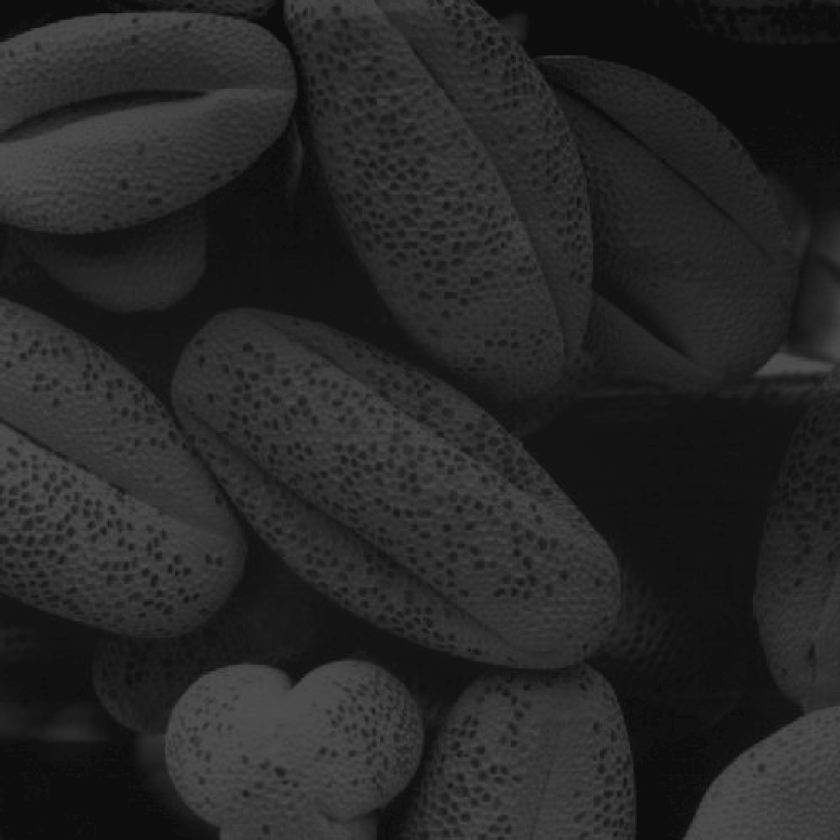
#> input picture S3/TAI/tp2/Fig0208(a).tif, 840 x 840 px, shrunk from 1021 x 1021 before the run
$ jupyter execute 'TP_2_-_Histogrammes (1).ipynb'   (shell and % lines are left out)
#> lines starting #> are read from the running program, lines starting #| are printed output that depends on the picture
# TP à rendre 2 Egalisation d'histogrammes
Dans ce TP, nous aimerions améliorer le contraste d'images par deux méthodes. Une méthode d'expansion de la dynamique, et une méthode d'égalisaton d'histogramme. La première image à traiter est dans un fichier npy à loader. Le reste des images sont dans le même dossier.

[cell 1]
import numpy as np
import cv2
import matplotlib.pyplot as plt

# Lire et afficher l'image à utiliser

[cell 2]
# 64 size image
image = np.genfromtxt('image.csv', delimiter=';')
imageBase = image

[cell 3]
# grain image
image = cv2.imread("Fig0208(a).tif", cv2.IMREAD_GRAYSCALE)
#> image is the input picture: shape (840, 840); min 9, max 84, mean 38.8
imageBase = cv2.imread("Fig0208(a).tif", cv2.IMREAD_COLOR)

[cell 4]
# Einstein image
image = cv2.imread("Fig0228(a).tif", cv2.IMREAD_GRAYSCALE)
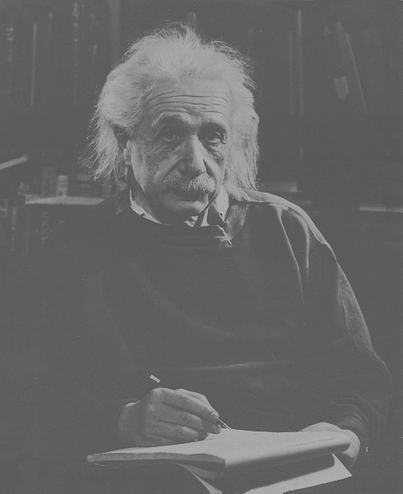
#> input picture S3/TAI/tp2/Fig0228(a).tif, 403 x 494 px, shrunk from 490 x 600 before the run
#> image is the input picture: shape (494, 403); min 71, max 187, mean 102.4
imageBase = cv2.imread("Fig0228(a).tif", cv2.IMREAD_COLOR)

[cell 5]
plt.imshow(imageBase)

# Calculer les métriques sur l'image
1.	Calculer la moyenne de luminance de l’image.
2.	Donner la dynamique de l’image (intervalle [Lmin, Lmax]).
3.	Calculer le contraste de l’image.
4.	Calculer l’écart type des niveaux de gris de l’image.

[cell 6]
# Moyenne de luminance
luminanceMean = image.mean()
#> luminanceMean = 102.4
luminanceMean
#> Out = 102.4

[cell 7]
# Image Dynamic
Lmin = image.min()
#> Lmin = 71
Lmax = image.max()
#> Lmax = 187

Lmin, Lmax
#> Out = (71, 187)

[cell 8]
# Image Contrast
contrast = (Lmax - Lmin) / (Lmax + Lmin)
#> contrast = 58
contrast
#> Out = 58

[cell 9]
# Ecart type

# Histogramme et histogramme cumulé
5.	Construire l’histogramme de cette image ainsi que son histogramme normalisé.
6.	Construire l’histogramme cumulé de cette image ainsi que son histogramme cumulé normalisé.

[cell 10]
# Histogram
hist, edges = np.histogram(image, bins=range(256))
#> hist = 255 values, max 23818 at index 95, min 0 at index 0, mean 780.7; edges = 256 values from 0 to 255
histogram = { edges[i]:hist[i] for i in range(len(hist))}
#> histogram = 255 items

plt.figure(figsize=[20,5])
plt.bar(edges[:-1], list(histogram.values()), width = 1, color='#0504aa')
plt.show()
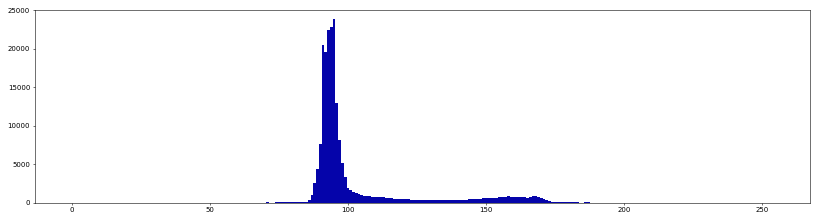
#> figure drawn by matplotlib, 1 panel; tallest bar 23818 high, from x = 94.5 to 95.5

[cell 11]
w, h = image.shape
#> w = 494; h = 403
imageSize = w * h
#> imageSize = 199082

[cell 12]
# Normalized Histogram
histogramN = {}
for key, val in histogram.items():
    histogramN[key] = val/imageSize
#> after the loop, histogramN = 255 items


plt.figure(figsize=[20,5])
plt.bar(edges[:-1], list(histogramN.values()), width = 1, color='#0504aa')
plt.show()
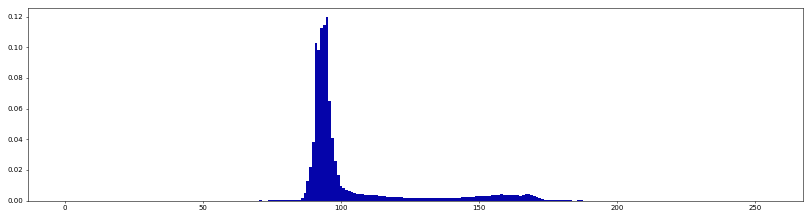
#> figure drawn by matplotlib, 1 panel; tallest bar 0.12 high, from x = 94.5 to 95.5

[cell 13]
# Cumulated Histogram
cummule = 0
histogramCummule = {}
for key, val in histogram.items():
    cummule += val
    histogramCummule[key] = cummule
#> after the loop, cummule = 199082; histogramCummule = 255 items

plt.figure(figsize=[20,5])
plt.bar(edges[:-1], list(histogramCummule.values()), width = 1, color='#0504aa')
plt.show()
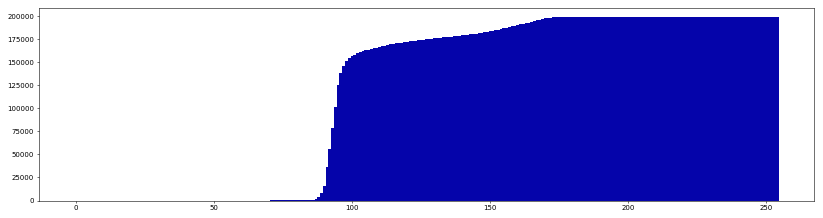
#> figure drawn by matplotlib, 1 panel

[cell 14]
# Cumulated Normalized Histogram
histogramCummuleN = { key:val/imageSize for key, val in histogramCummule.items()}
#> histogramCummuleN = 255 items

plt.figure(figsize=[20,5])
plt.bar(edges[:-1], list(histogramCummuleN.values()), width = 1, color='#0504aa')
plt.show()
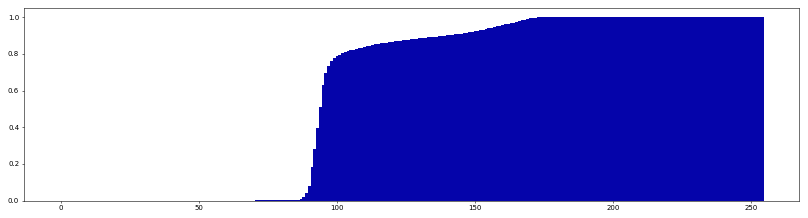
#> figure drawn by matplotlib, 1 panel

[cell 15]
egalisationImage = image.copy()
for i, row in enumerate(egalisationImage):
    for j, pixel in enumerate(row):
        egalisationImage[i][j] = np.floor(histogramCummuleN[pixel] * 255)
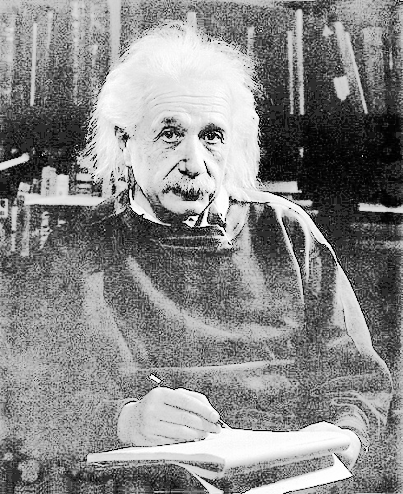
#> egalisationImage: shape (494, 403); min 0, max 255, mean 135.9

fig, axs = plt.subplots(1, 2, sharey=True, tight_layout=True)

# We can set the number of bins with the `bins` kwarg
axs[0].imshow(imageBase)
axs[1].imshow(egalisationImage,cmap='gray')

[cell 16]
etirementImage = image.copy()
for i, row in enumerate(etirementImage):
    for j, pixel in enumerate(row):
        etirementImage[i][j] = np.floor(((pixel - Lmin) * 255)/(Lmax - Lmin))
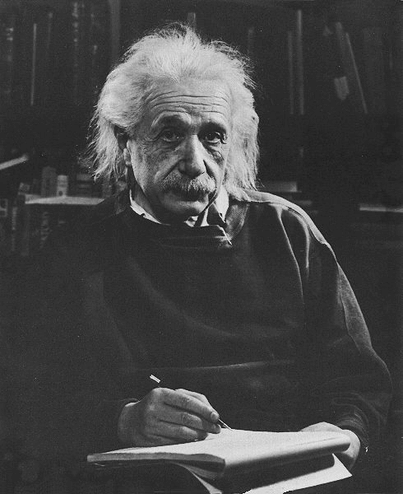
#> etirementImage: shape (494, 403); min 0, max 255, mean 68.4

fig, axs = plt.subplots(1, 2, sharey=True, tight_layout=True)

# We can set the number of bins with the `bins` kwarg
axs[0].imshow(imageBase)
axs[1].imshow(etirementImage,cmap='gray')

# Comparer votre implémentation aux fonctions de opencv

[cell 17]
#cv2.calcHist
cv2hist = cv2.calcHist([image], [0], None, [256], [0, 256])
#> cv2hist = 256 values, max 23818 at index 95, min 0 at index 0, mean 777.7
# matplotlib expects RGB images so convert and then display the image
# with matplotlib
plt.figure()
plt.axis("off")
plt.imshow(image, cmap='gray')
# plot the histogram
plt.figure()
plt.title("Grayscale Histogram")
plt.xlabel("Bins")
plt.ylabel("# of Pixels")
plt.plot(cv2hist)
plt.xlim([0, 256])
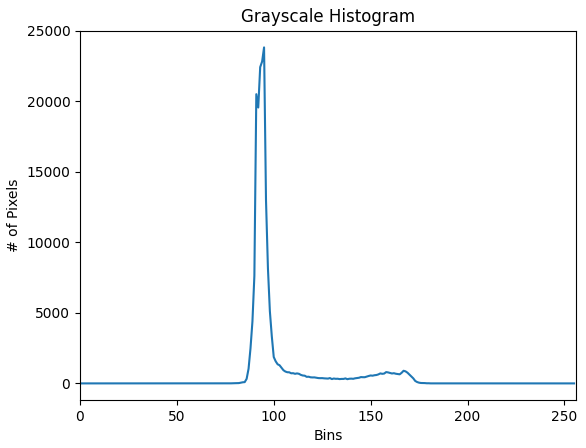
#> figure drawn by matplotlib, 1 panel; curve peaks at x = 95, y = 23818

- Expliquer la difference.
- comparer aussi avec les méthodes des autres librairies.

# 7.	Etendre l’histogramme et visualiser l’image résultante.

[cell 18]
etirementCV2 = image.copy()
for i, row in enumerate(etirementCV2):
    for j, pixel in enumerate(row):
        etirementImage[i][j] = np.floor(((pixel - Lmin) * 255)/(Lmax - Lmin))

fig, axs = plt.subplots(1, 2, sharey=True, tight_layout=True)

# We can set the number of bins with the `bins` kwarg
axs[0].imshow(imageBase)
axs[1].imshow(etirementImage,cmap='gray')
